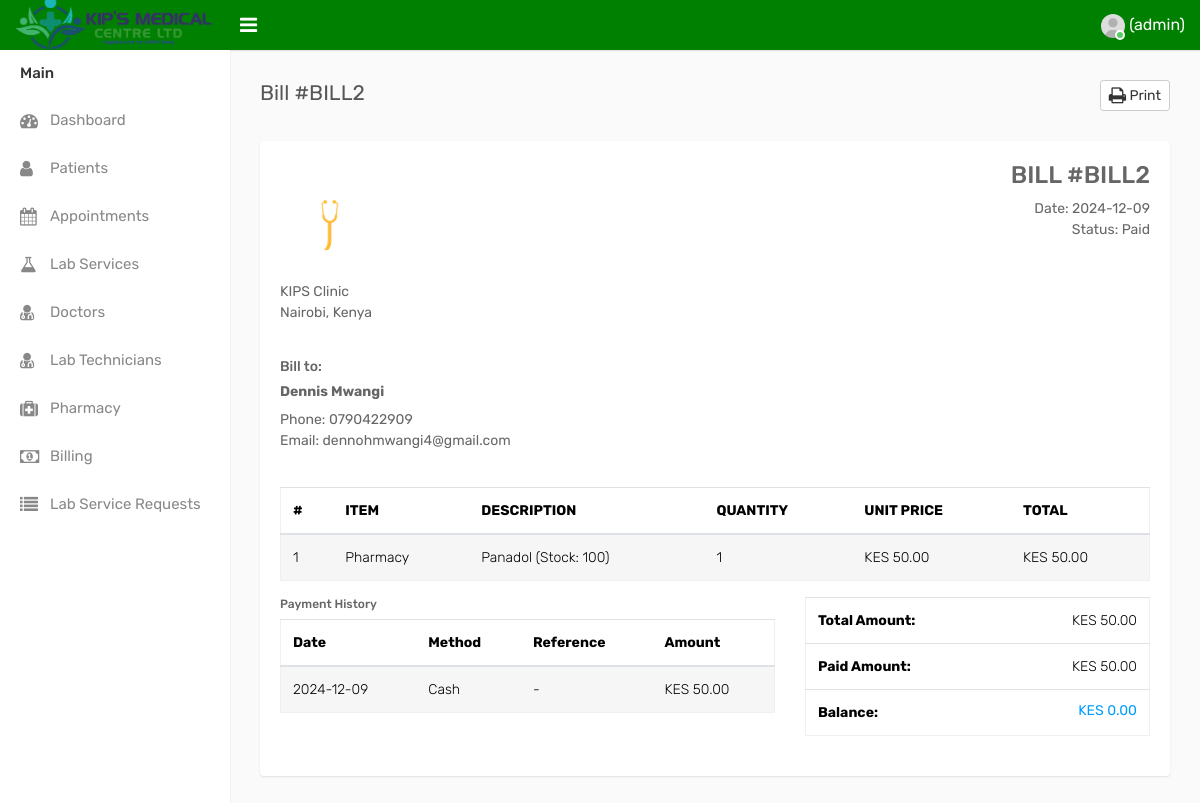
/view-bill/2 (signed in), run on the app's committed database.
### models/users.py (models this page shows, shortened)
class User(UserMixin, db.Model):
    __tablename__ = 'users'
    id = db.Column(db.Integer, primary_key=True)
    email = db.Column(db.String(150), unique=True, nullable=False)
    password_hash = db.Column(db.String(255), nullable=False)
    role = db.Column(db.String(50), nullable=False)
    doctor_id = db.Column(db.Integer, db.ForeignKey('doctors.id'), nullable=True)
    doctor = db.relationship('Doctor', backref=db.backref('user', uselist=False), foreign_keys=[doctor_id])
    created_at = db.Column(db.DateTime, default=datetime.utcnow)
    last_login = db.Column(db.DateTime, nullable=True)
    is_active = db.Column(db.Boolean, default=True)

### models/billing.py (models this page shows)
class Bill(db.Model):
    __tablename__ = 'bills'
    id = db.Column(db.Integer, primary_key=True)
    patient_id = db.Column(db.Integer, db.ForeignKey('patients.id'), nullable=False)
    bill_date = db.Column(db.DateTime, default=datetime.utcnow)
    total_amount = db.Column(db.Float, default=0.0)
    paid_amount = db.Column(db.Float, default=0.0)
    status = db.Column(db.String(20), default='Pending')  # Pending, Paid, Partially Paid
    created_at = db.Column(db.DateTime, default=datetime.utcnow)
    updated_at = db.Column(db.DateTime, default=datetime.utcnow, onupdate=datetime.utcnow)
    patient = db.relationship('Patient', backref='bills')
    items = db.relationship('BillItem', backref='bill', cascade='all, delete-orphan')
    payments = db.relationship('Payment', backref='bill', cascade='all, delete-orphan')
    @property
    def balance(self):
        return self.total_amount - self.paid_amount

class BillItem(db.Model):
    __tablename__ = 'bill_items'
    id = db.Column(db.Integer, primary_key=True)
    bill_id = db.Column(db.Integer, db.ForeignKey('bills.id'), nullable=False)
    item_type = db.Column(db.String(20), nullable=False)  # Consultation, Lab Service, Pharmacy
    item_id = db.Column(db.Integer)  # ID of the related item (lab service or pharmacy item)
    description = db.Column(db.String(200), nullable=False)
    quantity = db.Column(db.Integer, default=1)
    unit_price = db.Column(db.Float, nullable=False)
    total_price = db.Column(db.Float, nullable=False)
    created_at = db.Column(db.DateTime, default=datetime.utcnow)

class Payment(db.Model):
    __tablename__ = 'payments'
    id = db.Column(db.Integer, primary_key=True)
    bill_id = db.Column(db.Integer, db.ForeignKey('bills.id'), nullable=False)
    amount = db.Column(db.Float, nullable=False)
    payment_date = db.Column(db.DateTime, default=datetime.utcnow)
    payment_method = db.Column(db.String(50), nullable=False)  # Cash, M-Pesa, Card, etc.
    reference_number = db.Column(db.String(100))  # For M-Pesa or card transactions
    created_at = db.Column(db.DateTime, default=datetime.utcnow)

### models/patients.py (models this page shows, shortened)
class Patient(db.Model):
    __tablename__ = "patients"
    id = Column(Integer, primary_key=True, autoincrement=True)
    first_name = Column(String(100), nullable=False)
    last_name = Column(String(100), nullable=False)
    email = Column(String(150), nullable=True)
    address = Column(String(), nullable=True)
    gender = Column(String(10), nullable=False)
    phone = Column(String(15), nullable=False)
    dob=Column(Date, nullable=True)

### main.py (the view)
@app.route('/view-bill/<int:bill_id>')
@login_required
def view_bill(bill_id):
    bill = Bill.query.get_or_404(bill_id)
    return render_template('view_bill.html', bill=bill)

### main.py (called while the page is built)
@login_manager.user_loader
def load_user(user_id):
    return User.query.get(int(user_id))

### templates/view_bill.html (shortened to what this page needs)
{% extends "base.html" %}
{% block content %}
<div class="page-wrapper">
    <div class="content">
        <div class="row">
            <div class="col-sm-5 col-4">
                <h4 class="page-title">Bill #BILL{{ bill.id }}</h4>
            </div>
            <div class="col-sm-7 col-8 text-right m-b-30">
                <div class="btn-group btn-group-sm">
                    <button class="btn btn-white" onclick="window.print()"><i class="fa fa-print fa-lg"></i> Print</button>
                </div>
            </div>
        </div>
        <div class="row">
            <div class="col-md-12">
                <div class="card">
                    <div class="card-body">
                        <div class="row custom-invoice">
                            <div class="col-6 col-sm-6 m-b-20">
                                <img src="{{ url_for('static', filename='img/logo.png') }}" class="inv-logo" alt="">
                                <ul class="list-unstyled">
                                    <li>KIPS Clinic</li>
                                    <li>Nairobi, Kenya</li>
                                </ul>
                            </div>
                            <div class="col-6 col-sm-6 m-b-20">
                                <div class="invoice-details">
                                    <h3 class="text-uppercase">Bill #BILL{{ bill.id }}</h3>
                                    <ul class="list-unstyled">
                                        <li>Date: <span>{{ bill.bill_date.strftime('%Y-%m-%d') }}</span></li>
                                        <li>Status: <span>{{ bill.status }}</span></li>
                                    </ul>
                                </div>
                            </div>
                        </div>
                        <div class="row">
                            <div class="col-sm-6 col-lg-6 m-b-20">
                                <h5>Bill to:</h5>
                                <ul class="list-unstyled">
                                    <li><h5><strong>{{ bill.patient.first_name }} {{ bill.patient.last_name }}</strong></h5></li>
                                    <li>Phone: {{ bill.patient.phone }}</li>
                                    <li>Email: {{ bill.patient.email }}</li>
                                </ul>
                            </div>
                        </div>
                        <div class="table-responsive">
                            <table class="table table-striped table-hover">
                                <thead>
                                    <tr>
                                        <th>#</th>
                                        <th>ITEM</th>
                                        <th>DESCRIPTION</th>
                                        <th>QUANTITY</th>
                                        <th>UNIT PRICE</th>
                                        <th>TOTAL</th>
                                    </tr>
                                </thead>
                                <tbody>
                                    {% for item in bill.items %}
                                    <tr>
                                        <td>{{ loop.index }}</td>
                                        <td>{{ item.item_type }}</td>
                                        <td>{{ item.description }}</td>
                                        <td>{{ item.quantity }}</td>
                                        <td>KES {{ "{:,.2f}".format(item.unit_price) }}</td>
                                        <td>KES {{ "{:,.2f}".format(item.total_price) }}</td>
                                    </tr>
                                    {% endfor %}
                                </tbody>
                            </table>
                        </div>
                        <div>
                            <div class="row invoice-payment">
                                <div class="col-sm-7">
                                    <h6>Payment History</h6>
                                    <div class="table-responsive">
                                        <table class="table table-striped">
                                            <thead>
                                                <tr>
                                                    <th>Date</th>
                                                    <th>Method</th>
                                                    <th>Reference</th>
                                                    <th>Amount</th>
                                                </tr>
                                            </thead>
                                            <tbody>
                                                {% for payment in bill.payments %}
                                                <tr>
                                                    <td>{{ payment.payment_date.strftime('%Y-%m-%d') }}</td>
                                                    <td>{{ payment.payment_method }}</td>
                                                    <td>{{ payment.reference_number or '-' }}</td>
                                                    <td>KES {{ "{:,.2f}".format(payment.amount) }}</td>
                                                </tr>
                                                {% endfor %}
                                            </tbody>
                                        </table>
                                    </div>
                                </div>
                                <div class="col-sm-5">
                                    <div class="m-b-20">
                                        <div class="table-responsive no-border">
                                            <table class="table mb-0">
                                                <tbody>
                                                    <tr>
                                                        <th>Total Amount:</th>
                                                        <td class="text-right">KES {{ "{:,.2f}".format(bill.total_amount) }}</td>
                                                    </tr>
                                                    <tr>
                                                        <th>Paid Amount:</th>
                                                        <td class="text-right">KES {{ "{:,.2f}".format(bill.paid_amount) }}</td>
                                                    </tr>
                                                    <tr>
                                                        <th>Balance:</th>
                                                        <td class="text-right text-primary"><h5>KES {{ "{:,.2f}".format(bill.balance) }}</h5></td>
                                                    </tr>
                                                </tbody>
                                            </table>
                                        </div>
                                    </div>
                                </div>
                            </div>
                        </div>
                    </div>
                </div>
            </div>
        </div>
    </div>
</div>
{% endblock %}

### templates/base.html (shortened to what this page needs)
<!DOCTYPE html>
<html lang="en">
<head>
    <link rel="stylesheet" type="text/css" href="/static/assets/css/bootstrap.min.css">
    <link rel="stylesheet" type="text/css" href="/static/assets/css/font-awesome.min.css">
    <link rel="stylesheet" type="text/css" href="/static/assets/css/select2.min.css">
    <link rel="stylesheet" type="text/css" href="/static/assets/css/bootstrap-datetimepicker.min.css">
    <link rel="stylesheet" type="text/css" href="/static/assets/css/style.css">
</head>
<body>
    <div class="main-wrapper">
        <div class="header">
			<div class="header-left">
				<a href="index-2.html" class="logo">
					<img src="/static/assets/img/kipsnobglogo.png" width="200" height="60" alt="">
				</a>
			</div>
			<a id="toggle_btn" href="javascript:void(0);"><i class="fa fa-bars"></i></a>
            <ul class="nav user-menu float-right">
                <li class="nav-item dropdown">
                    {% if current_user.is_authenticated %}
                    <a href="#" class="dropdown-toggle" data-toggle="dropdown">
                        <span class="user-img">
                            <img class="rounded-circle" src="{{ url_for('static', filename='img/user.jpg') }}" width="31" alt="{{ current_user.username }}">
                            <span class="status online"></span>
                        </span>
                        <span>{{ current_user.username }} ({{ current_user.role }})</span>
                    </a>
                    {% else %}
                    <a href="{{ url_for('login') }}" class="nav-link">Login</a>
                    {% endif %}
                </li>
            </ul>
        </div>
        <div class="sidebar" id="sidebar">
            <div class="sidebar-inner slimscroll">
                <div id="sidebar-menu" class="sidebar-menu">
                    <ul>
                        <li class="menu-title">Main</li>
                        <li>
                            <a href="{{ url_for('index') }}"><i class="fa fa-dashboard"></i> <span>Dashboard</span></a>
                        </li>
                        {% if current_user.is_authenticated %}
                            {% if current_user.role in ['admin', 'doctor'] %}
                            <li>
                                <a href="{{ url_for('patient') }}"><i class="fa fa-user"></i> <span>Patients</span></a>
                            </li>
                            <li>
                                <a href="{{ url_for('appointments') }}"><i class="fa fa-calendar"></i> <span>Appointments</span></a>
                            </li>
                            {% endif %}
                            {% if current_user.role in ['admin', 'lab_technician'] %}
                            <li>
                                <a href="{{ url_for('lab_services') }}"><i class="fa fa-flask"></i> <span>Lab Services</span></a>
                            </li>
                            {% endif %}
                            {% if current_user.role == 'admin' %}
                            <li>
                                <a href="{{ url_for('add_doctor') }}"><i class="fa fa-user-md"></i> <span>Doctors</span></a>
                            </li>
                            <li>
                                <a href="{{ url_for('lab_technicians') }}"><i class="fa fa-user-md"></i> <span>Lab Technicians</span></a>
                            </li>
                            <li>
                                <a href="{{ url_for('pharmacy') }}"><i class="fa fa-medkit"></i> <span>Pharmacy</span></a>
                            </li>
                            <li>
                                <a href="{{ url_for('billing') }}"><i class="fa fa-money"></i> <span>Billing</span></a>
                            </li>
                            {% endif %}
                            {% if current_user.is_authenticated and current_user.role in ['lab_technician', 'admin'] %}
                            <li class="menu-item">
                                <a href="{{ url_for('view_lab_service_requests') }}">
                                    <i class="fa fa-list"></i>
                                    <span>Lab Service Requests</span>
                                </a>
                            </li>
                            {% endif %}
                        {% endif %}
                    </ul>
                </div>
            </div>
        </div>
        {% block content %}{% endblock %}
    </div>
</body>
</html>

### data on the page
User: role "admin"
Bill: id "2", bill_date "2024-12-09", status "Paid", total_amount "50.00", paid_amount "50.00", balance "0.00"
Patient: patient.first_name "Dennis", patient.last_name "Mwangi", patient.phone "0790422909", patient.email "dennohmwangi4@gmail.com"
BillItem: item_type "Pharmacy", description "Panadol (Stock: 100)", quantity "1", unit_price "50.00", total_price "50.00"
Payment: payment_date "2024-12-09", payment_method "Cash", reference_number "-", amount "50.00"
